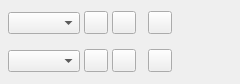
<?xml version="1.0" encoding="UTF-8"?>
<ui version="4.0">
 <class>PropertyWidget_ParagraphStyle</class>
 <widget class="QFrame" name="PropertyWidget_ParagraphStyle">
  <property name="geometry">
   <rect>
    <x>0</x>
    <y>0</y>
    <width>240</width>
    <height>84</height>
   </rect>
  </property>
  <property name="windowTitle">
   <string>Frame</string>
  </property>
  <layout class="QVBoxLayout" name="verticalLayout">
   <property name="spacing">
    <number>8</number>
   </property>
   <property name="leftMargin">
    <number>8</number>
   </property>
   <property name="topMargin">
    <number>8</number>
   </property>
   <property name="rightMargin">
    <number>8</number>
   </property>
   <property name="bottomMargin">
    <number>8</number>
   </property>
   <item>
    <layout class="QGridLayout" name="gridLayout" columnstretch="0,1">
     <property name="horizontalSpacing">
      <number>4</number>
     </property>
     <property name="verticalSpacing">
      <number>8</number>
     </property>
     <item row="0" column="0">
      <widget class="FormWidget" name="labelParagraphStyle">
       <property name="sizePolicy">
        <sizepolicy hsizetype="Preferred" vsizetype="Minimum">
         <horstretch>0</horstretch>
         <verstretch>0</verstretch>
        </sizepolicy>
       </property>
       <property name="label" stdset="0">
        <string/>
       </property>
       <property name="direction">
        <enum>FormWidget::LabelPosition::Left</enum>
       </property>
       <layout class="QHBoxLayout" name="horizontalLayout_12">
        <property name="spacing">
         <number>4</number>
        </property>
        <property name="leftMargin">
         <number>0</number>
        </property>
        <property name="topMargin">
         <number>0</number>
        </property>
        <property name="rightMargin">
         <number>0</number>
        </property>
        <property name="bottomMargin">
         <number>0</number>
        </property>
        <item>
         <widget class="ParaStyleComboBox" name="paraStyleCombo">
          <property name="sizePolicy">
           <sizepolicy hsizetype="MinimumExpanding" vsizetype="Fixed">
            <horstretch>0</horstretch>
            <verstretch>0</verstretch>
           </sizepolicy>
          </property>
          <property name="toolTip">
           <string>Paragraph style of currently selected text or paragraph</string>
          </property>
         </widget>
        </item>
        <item>
         <widget class="QToolButton" name="paraStyleClear">
          <property name="toolTip">
           <string>Remove Direct Paragraph Formatting</string>
          </property>
          <property name="text">
           <string/>
          </property>
         </widget>
        </item>
        <item>
         <widget class="QToolButton" name="paraStyleEdit">
          <property name="toolTip">
           <string>Edit current selected paragraph style</string>
          </property>
          <property name="text">
           <string/>
          </property>
         </widget>
        </item>
        <item>
         <spacer name="horizontalSpacer">
          <property name="orientation">
           <enum>Qt::Orientation::Horizontal</enum>
          </property>
          <property name="sizeType">
           <enum>QSizePolicy::Policy::Fixed</enum>
          </property>
          <property name="sizeHint" stdset="0">
           <size>
            <width>8</width>
            <height>0</height>
           </size>
          </property>
         </spacer>
        </item>
        <item>
         <widget class="QToolButton" name="paraStyleNew">
          <property name="toolTip">
           <string>Add new paragraph style</string>
          </property>
          <property name="text">
           <string/>
          </property>
         </widget>
        </item>
       </layout>
      </widget>
     </item>
     <item row="1" column="0">
      <widget class="FormWidget" name="labelCharacterStyle">
       <property name="sizePolicy">
        <sizepolicy hsizetype="Preferred" vsizetype="Minimum">
         <horstretch>0</horstretch>
         <verstretch>0</verstretch>
        </sizepolicy>
       </property>
       <property name="label" stdset="0">
        <string/>
       </property>
       <property name="direction">
        <enum>FormWidget::LabelPosition::Left</enum>
       </property>
       <layout class="QHBoxLayout" name="horizontalLayout_13">
        <property name="spacing">
         <number>4</number>
        </property>
        <property name="leftMargin">
         <number>0</number>
        </property>
        <property name="topMargin">
         <number>0</number>
        </property>
        <property name="rightMargin">
         <number>0</number>
        </property>
        <property name="bottomMargin">
         <number>0</number>
        </property>
        <item>
         <widget class="CharStyleComboBox" name="charStyleCombo">
          <property name="sizePolicy">
           <sizepolicy hsizetype="MinimumExpanding" vsizetype="Fixed">
            <horstretch>0</horstretch>
            <verstretch>0</verstretch>
           </sizepolicy>
          </property>
          <property name="toolTip">
           <string>Character style of currently selected text or paragraph</string>
          </property>
         </widget>
        </item>
        <item>
         <widget class="QToolButton" name="charStyleClear">
          <property name="toolTip">
           <string>Remove Direct Character Formatting</string>
          </property>
          <property name="text">
           <string/>
          </property>
         </widget>
        </item>
        <item>
         <widget class="QToolButton" name="charStyleEdit">
          <property name="toolTip">
           <string>Edit current selected character style</string>
          </property>
          <property name="text">
           <string/>
          </property>
         </widget>
        </item>
        <item>
         <spacer name="horizontalSpacer_2">
          <property name="orientation">
           <enum>Qt::Orientation::Horizontal</enum>
          </property>
          <property name="sizeType">
           <enum>QSizePolicy::Policy::Fixed</enum>
          </property>
          <property name="sizeHint" stdset="0">
           <size>
            <width>8</width>
            <height>0</height>
           </size>
          </property>
         </spacer>
        </item>
        <item>
         <widget class="QToolButton" name="charStyleNew">
          <property name="toolTip">
           <string>Add new character style</string>
          </property>
          <property name="text">
           <string/>
          </property>
         </widget>
        </item>
       </layout>
      </widget>
     </item>
     <item row="0" column="1">
      <spacer name="horizontalSpacer_8">
       <property name="orientation">
        <enum>Qt::Orientation::Horizontal</enum>
       </property>
       <property name="sizeHint" stdset="0">
        <size>
         <width>0</width>
         <height>0</height>
        </size>
       </property>
      </spacer>
     </item>
    </layout>
   </item>
  </layout>
 </widget>
 <customwidgets>
  <customwidget>
   <class>FormWidget</class>
   <extends>QWidget</extends>
   <header>ui/widgets/form_widget.h</header>
   <container>1</container>
  </customwidget>
  <customwidget>
   <class>CharStyleComboBox</class>
   <extends>QComboBox</extends>
   <header>ui/stylecombos.h</header>
  </customwidget>
  <customwidget>
   <class>ParaStyleComboBox</class>
   <extends>QComboBox</extends>
   <header>ui/stylecombos.h</header>
  </customwidget>
 </customwidgets>
 <resources/>
 <connections/>
</ui>
